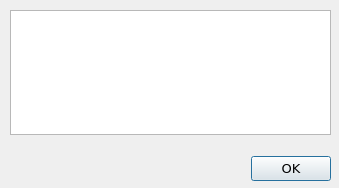
<?xml version="1.0" encoding="UTF-8"?>
<ui version="4.0">
 <class>UDSMessageDialog</class>
 <widget class="QDialog" name="UDSMessageDialog">
  <property name="geometry">
   <rect>
    <x>0</x>
    <y>0</y>
    <width>339</width>
    <height>188</height>
   </rect>
  </property>
  <property name="sizePolicy">
   <sizepolicy hsizetype="Expanding" vsizetype="Expanding">
    <horstretch>0</horstretch>
    <verstretch>0</verstretch>
   </sizepolicy>
  </property>
  <property name="font">
   <font>
    <family>Verdana</family>
    <pointsize>10</pointsize>
   </font>
  </property>
  <property name="windowTitle">
   <string>UDS Actor</string>
  </property>
  <widget class="QWidget" name="verticalLayoutWidget">
   <property name="geometry">
    <rect>
     <x>10</x>
     <y>10</y>
     <width>321</width>
     <height>171</height>
    </rect>
   </property>
   <layout class="QVBoxLayout" name="verticalLayout">
    <item>
     <widget class="QTextBrowser" name="message"/>
    </item>
    <item>
     <spacer name="verticalSpacer">
      <property name="orientation">
       <enum>Qt::Vertical</enum>
      </property>
      <property name="sizeType">
       <enum>QSizePolicy::Fixed</enum>
      </property>
      <property name="sizeHint" stdset="0">
       <size>
        <width>20</width>
        <height>15</height>
       </size>
      </property>
     </spacer>
    </item>
    <item>
     <widget class="QDialogButtonBox" name="buttonBox">
      <property name="standardButtons">
       <set>QDialogButtonBox::Ok</set>
      </property>
     </widget>
    </item>
   </layout>
  </widget>
 </widget>
 <resources/>
 <connections>
  <connection>
   <sender>buttonBox</sender>
   <signal>clicked(QAbstractButton*)</signal>
   <receiver>UDSMessageDialog</receiver>
   <slot>closeDialog()</slot>
   <hints>
    <hint type="sourcelabel">
     <x>203</x>
     <y>161</y>
    </hint>
    <hint type="destinationlabel">
     <x>337</x>
     <y>125</y>
    </hint>
   </hints>
  </connection>
 </connections>
 <slots>
  <slot>closeDialog()</slot>
 </slots>
</ui>
